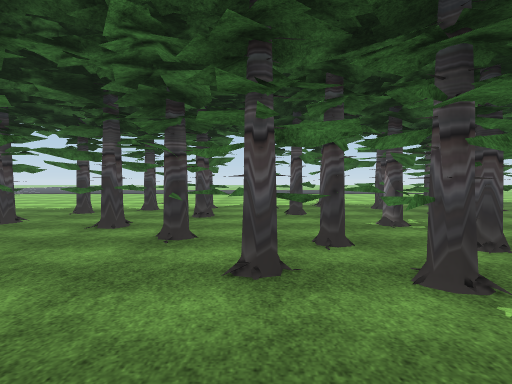
view 1 (above)

24 first-person views from a walk through a 3-D level made in the Unity game engine. The camera is 1.4 m above the floor, tilts 2° down and sees 80° across. The floor is counted in squares, 2 m on a side. Each view is taken from the middle of a square. On the plan, view 1 faces up. The plan holds only what a view shows up to about 10 squares ahead; the rest is blank. The place goes on beyond the plan. The player character is not drawn. Some animated figures are left out. Some surface patterns are stand-ins.

view 2
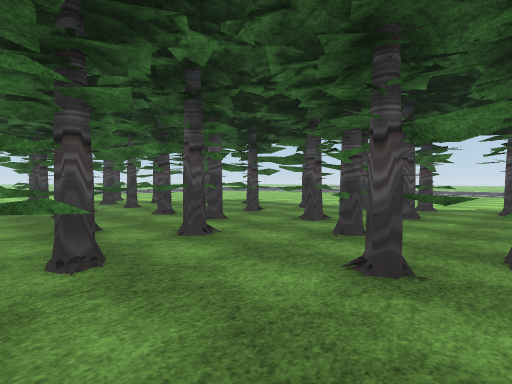

view 3
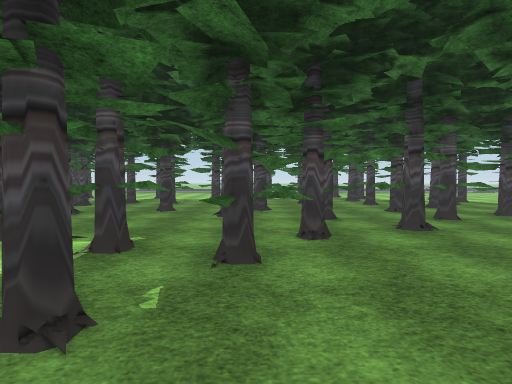

view 4
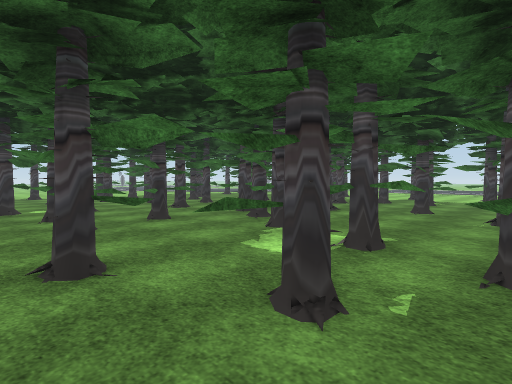

view 5
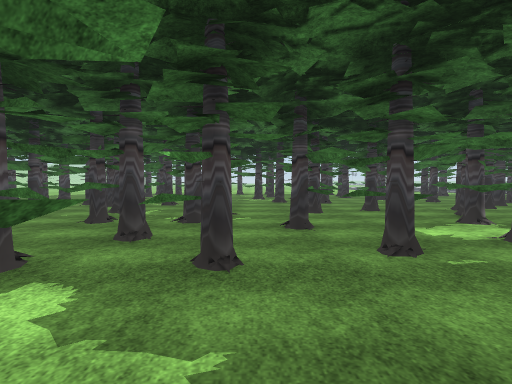

view 6
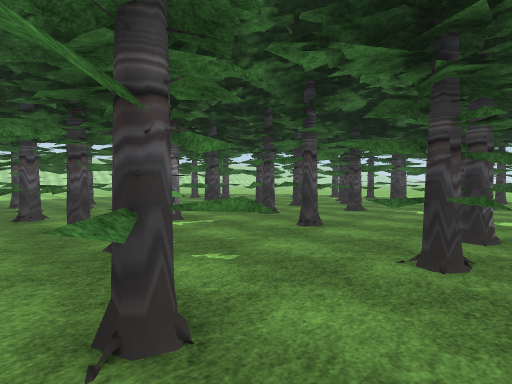

view 7
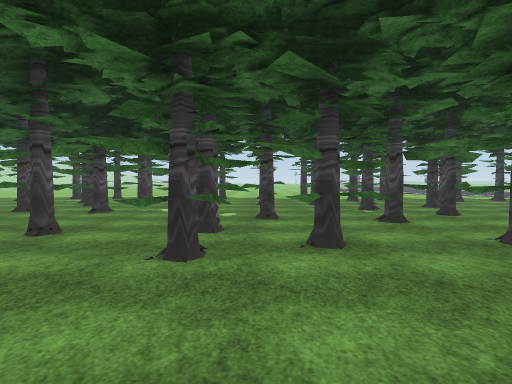

view 8
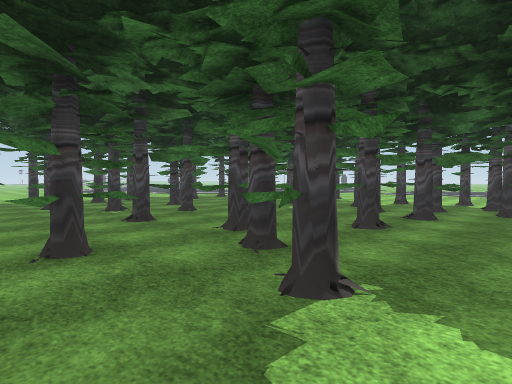

view 9
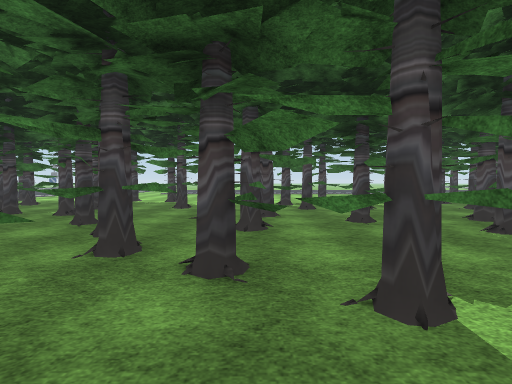

view 10
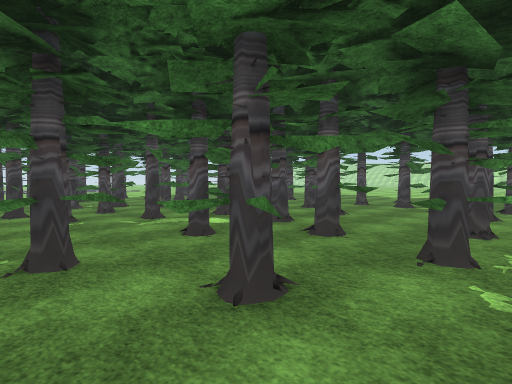

view 11
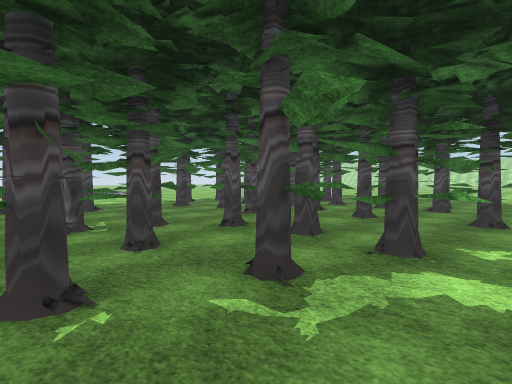

view 12
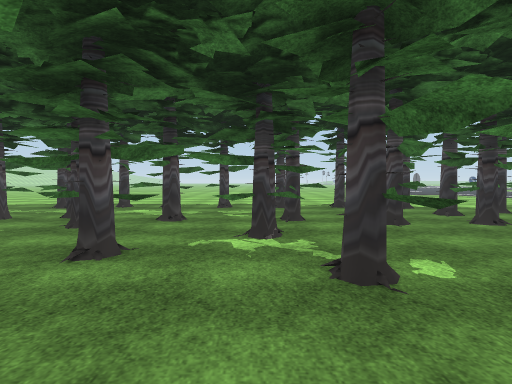

view 13
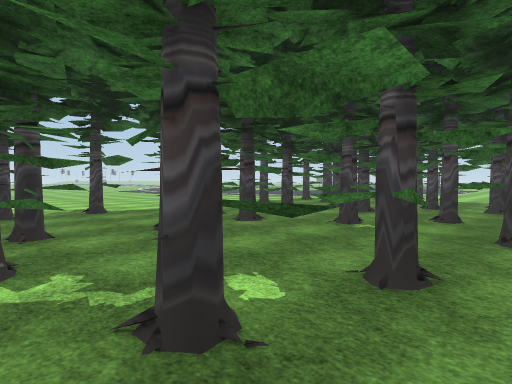

view 14
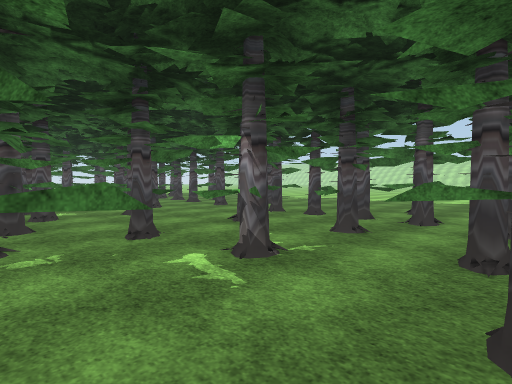

view 15
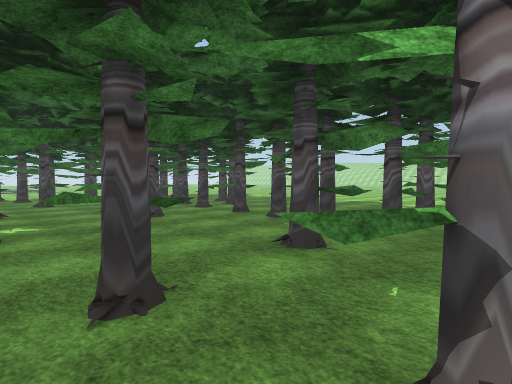

view 16
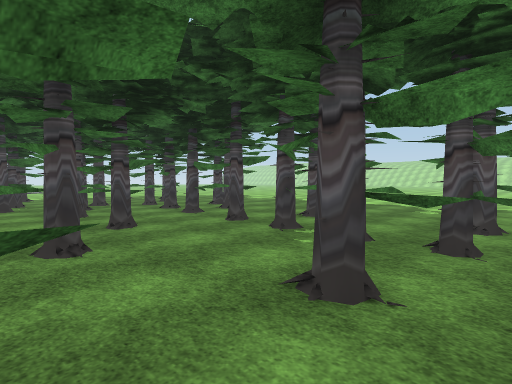

view 17
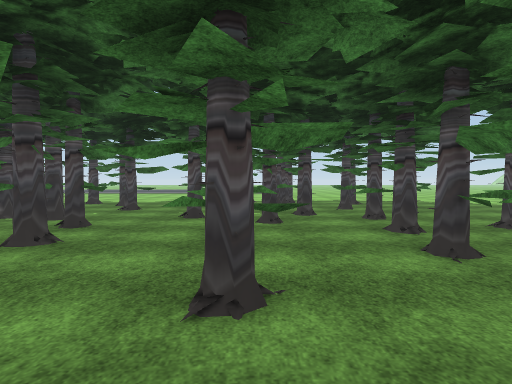

view 18
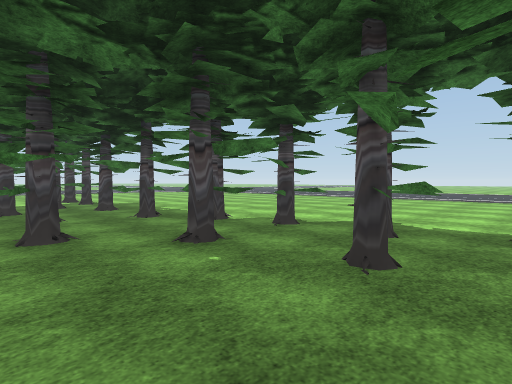

view 19
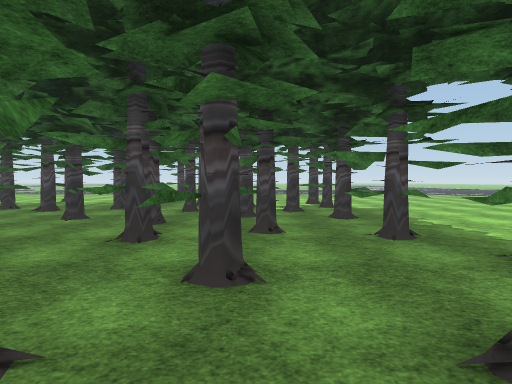

view 20
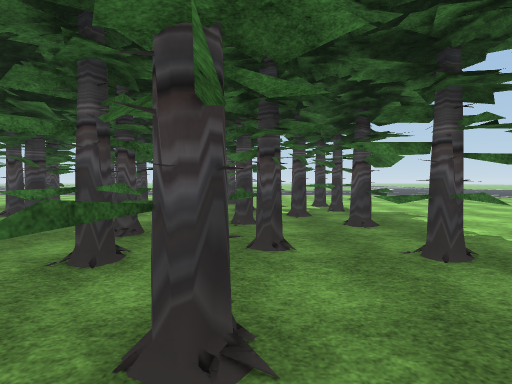

view 21
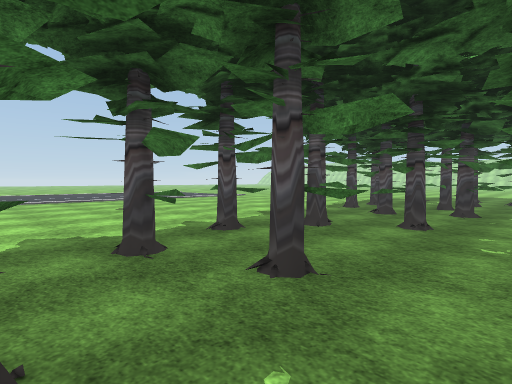

view 22
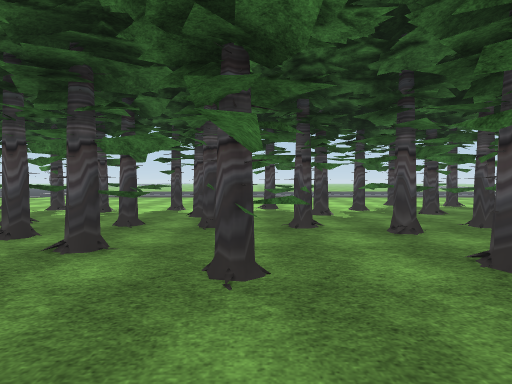

view 23
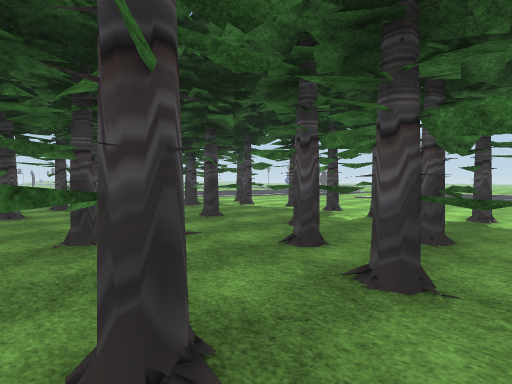

view 24
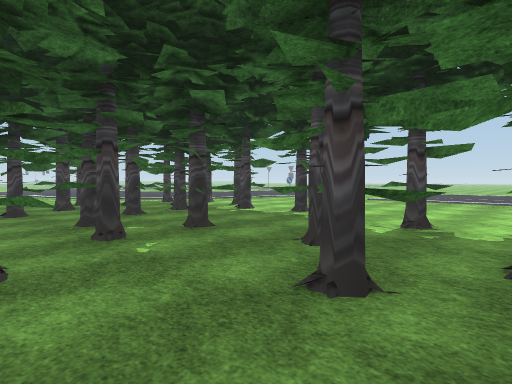

### Floor plan
Key: @ floor where view 1 was taken; # wall or solid block; x gap in a wall; . floor; T thing the floor can be seen under or through.
Columns run from 17 left of view 1 to 15 right of it. Each row starts with its distance up from view 1.
 16                  ...
 15                 .....
 14                .......
 13               .........
 12        ...   ...........
 11        .... ............
 10       ....................
  9       .............#..#.##..
  8        ........##x#.#..#...#...
  7        #.#.#..##..#.##..#####..
  6        ...#....##......#### #..
  5         ..##.T......##.####...
  4      ..##.#..TT.#....#..#.x.#
  3      #x##...TTT..TTT......#...
  2     .#.# T TTTT#.TT.##....##...
  1     ...#.T T #.x....##..#.x....
  0      .....TT##.##@..##....Tx....
 -1      ..#x#T.....#.#.......T.....
 -2      .#..#..#........#...TT......
 -3         ##.....#...x#.#.TTTT.....
 -4    ...#..T T.###.........TT.....
 -5 ..........T...#.TTT...#.TT.#....
 -6 .......#.#...#...TT.#..T T...
 -7  ......#....####......###
 -8   ....#..#.#### .##....
 -9     ......#####...x..####
-10      .#########...##..#
-11      .###########x#..###
-12         #### ###.....#.##
-13         #######..........
-14          #.....#..#.#x x#.
-15            .....#.......
-16                ...  ....
-17                ...
-18                 ..

Where each view was taken, in squares from view 1:
view 1: 0 up, 0 right, facing up
view 2: 0 up, 1 right, facing up-left
view 3: 0 up, 2 right, facing left
view 4: 0 up, 2 right, facing down-left
view 5: 2 up, 2 right, facing down
view 6: 2 down, 0 right, facing down-right
view 7: 2 down, 0 right, facing down
view 8: 2 down, 0 right, facing down-left
view 9: 4 down, 0 right, facing left
view 10: 4 down, 0 right, facing up-right
view 11: 0 up, 1 right, facing up-right
view 12: 6 down, 2 right, facing down
view 13: 7 down, 2 right, facing down-left
view 14: 7 down, 3 right, facing up-right
view 15: 5 down, 4 right, facing up-right
view 16: 4 down, 5 right, facing up-right
view 17: 1 down, 7 right, facing up
view 18: 4 up, 2 right, facing up-left
view 19: 5 up, 0 right, facing left
view 20: 5 up, 1 left, facing left
view 21: 5 up, 1 left, facing up-right
view 22: 2 down, 3 left, facing left
view 23: 3 down, 4 left, facing down-left
view 24: 4 down, 5 left, facing down-left
